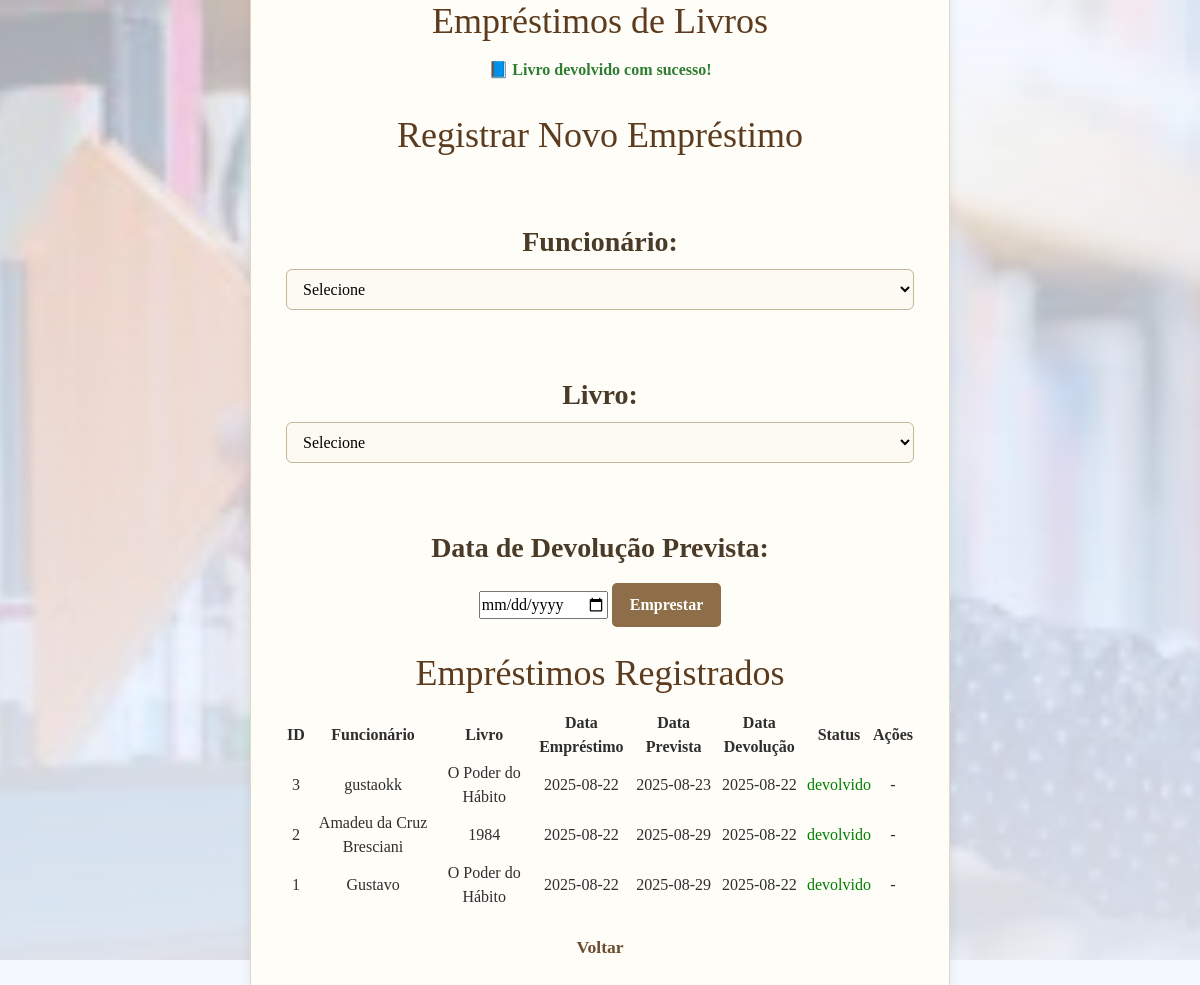
The page /emprestimos.php?devolver=1 on the database its author committed.
### tables this page shows
CREATE TABLE `emprestimos` (
  `idEmprestimo` int(11) NOT NULL,
  `idFunc` int(11) NOT NULL,
  `idLivro` int(11) NOT NULL,
  `data_emprestimo` date NOT NULL,
  `data_prevista` date NOT NULL,
  `data_devolucao` date DEFAULT NULL,
  `status` enum('ativo','devolvido','atrasado') DEFAULT 'ativo'
);

CREATE TABLE `funcionarios` (
  `idFunc` int(11) NOT NULL,
  `nickname` varchar(30) NOT NULL,
  `senha_hash` varchar(255) NOT NULL,
  `nome_completo` varchar(100) NOT NULL,
  `email` varchar(100) NOT NULL,
  `cpf` varchar(14) NOT NULL,
  `funcao` enum('gerente','repositor') NOT NULL
);

CREATE TABLE `livros` (
  `idLivro` int(11) NOT NULL,
  `titulo` varchar(255) NOT NULL,
  `autor` varchar(150) NOT NULL,
  `editora` varchar(100) DEFAULT NULL,
  `ano_publicacao` int(11) DEFAULT NULL,
  `quantidade` int(11) NOT NULL,
  `data_cadastro` timestamp NOT NULL DEFAULT current_timestamp()
);

### emprestimos.php (the view, shortened to what this page needs)
<?php
$servername = "localhost";
$username = "root";
$password = "";
$dbname = "biblioteca_funcionarios";
$conn = new mysqli($servername, $username, $password, $dbname);
if (isset($_GET['devolver'])) {
    $idEmprestimo = $_GET['devolver'];
    $res = $conn->query("SELECT idLivro FROM emprestimos WHERE idEmprestimo = $idEmprestimo");
    if ($res && $res->num_rows > 0) {
        $row = $res->fetch_assoc();
        $idLivro = $row['idLivro'];
        $conn->query("UPDATE emprestimos
                      SET status = 'devolvido', data_devolucao = CURDATE()
                      WHERE idEmprestimo = $idEmprestimo");
        $conn->query("UPDATE livros SET quantidade = quantidade + 1 WHERE idLivro = $idLivro");
        $mensagem = "📘 Livro devolvido com sucesso!";
    }
}
$conn->query("UPDATE emprestimos
              SET status = 'atrasado'
              WHERE status = 'ativo' AND data_prevista < CURDATE()");
$emprestimos = $conn->query("
    SELECT e.idEmprestimo, f.nome_completo, l.titulo, e.data_emprestimo,
           e.data_prevista, e.data_devolucao, e.status
    FROM emprestimos e
    JOIN funcionarios f ON e.idFunc = f.idFunc
    JOIN livros l ON e.idLivro = l.idLivro
    ORDER BY e.idEmprestimo DESC
");
?>
<!DOCTYPE html>
<html lang="pt-br">
<head>
<link rel="stylesheet" href="css/bootstrap.min.css">
    <link rel="stylesheet" href="css/estilo.css">
</head>
<body class="hero emprestimo">
<div class="container">
    <h1>Empréstimos de Livros</h1>
    <?php if (!empty($mensagem)) echo "<p class='sucesso'>$mensagem</p>"; ?>
    <h3>Registrar Novo Empréstimo</h3>
    <form method="POST">
        <label>Funcionário:</label>
        <select name="idFunc" required>
            <option value="">Selecione</option>
        </select>
        <label>Livro:</label>
        <select name="idLivro" required>
            <option value="">Selecione</option>
        </select>
        <label>Data de Devolução Prevista:</label>
        <input type="date" name="data_prevista" required>
        <button type="submit">Emprestar</button>
    </form>
    <h3>Empréstimos Registrados</h3>
    <table>
        <tr>
            <th>ID</th>
            <th>Funcionário</th>
            <th>Livro</th>
            <th>Data Empréstimo</th>
            <th>Data Prevista</th>
            <th>Data Devolução</th>
            <th>Status</th>
            <th>Ações</th>
        </tr>
        <?php while ($e = $emprestimos->fetch_assoc()) { ?>
        <tr>
            <td><?= $e['idEmprestimo'] ?></td>
            <td><?= $e['nome_completo'] ?></td>
            <td><?= $e['titulo'] ?></td>
            <td><?= $e['data_emprestimo'] ?></td>
            <td><?= $e['data_prevista'] ?></td>
            <td><?= $e['data_devolucao'] ?? '-' ?></td>
            <td style="color: <?= $e['status']=='atrasado'?'red':($e['status']=='ativo'?'orange':'green') ?>;">
                <?= $e['status'] ?>
            </td>
            <td>
                <?php if ($e['status'] == 'ativo' || $e['status'] == 'atrasado') { ?>
                    <a href="?devolver=<?= $e['idEmprestimo'] ?>" onclick="return confirm('Confirmar devolução?')">Devolver</a>
                <?php } else { ?>
                    -
                <?php } ?>
            </td>
        </tr>
        <?php } ?>
    </table>
    <br><a href="index.php">Voltar</a>
</div>
</body>
</html>

### css/estilo.css (style rules this page uses)
body { font-family: 'Georgia', serif; background-color: #fefaf3; color: #3e2c1c; margin: 0; padding: 20px; }
.container { max-width: 700px; margin: 40px auto; background: #fffdf7; padding: 30px 35px; border-radius: 8px; box-shadow: 0 4px 12px rgba(0, 0, 0, 0.08); border: 1px solid #e0d8c3; }
h1, h2, h3 { font-size: 2.25rem; color: #5c3b1e; font-family: 'Palatino Linotype', 'Book Antiqua', Palatino, serif; margin-bottom: 15px; }
form { margin-bottom: 25px; }
label { display: block; margin-top: 4rem; font-weight: bold; font-size: 1.75rem; color: #4a3a28; }
input[type="text"], input[type="number"], input[type="email"], input[type="password"], select { width: 100%; padding: 10px 12px; margin-top: 6px; border: 1.5px solid #c4b79c; border-radius: 6px; font-size: 1rem; box-sizing: border-box; background-color: #fdfaf4; }
button { background-color: #8d6e48; color: white; padding: 10px 18px; margin-top: 14px; border: none; border-radius: 5px; font-weight: bold; cursor: pointer; font-size: 1rem; }
.sucesso { color: #2e7d32; font-weight: bold; margin-bottom: 2rem; }
a { color: #6b4e32 !important; text-decoration: none; font-weight: 600; font-size: 1.10rem; }
.hero { height: 120vh; display: flex; justify-content: center; align-items: center; text-align: center; color: #2e2e2e; position: relative; background-size: fill; background-position: center; }
.hero.emprestimo { background: linear-gradient(rgba(240,245,255,0.70), rgba(240,245,255,0.9)), url('../imagens/emprestimo.jpg') center/cover no-repeat; }

### rows shown on the page
emprestimos: idEmprestimo "3", idFunc.nome_completo "gustaokk", idLivro.titulo "O Poder do Hábito", data_emprestimo "2025-08-22", data_prevista "2025-08-23", data_devolucao "2025-08-22", status "devolvido"
emprestimos: idEmprestimo "2", idFunc.nome_completo "Amadeu da Cruz Bresciani", idLivro.titulo "1984", data_emprestimo "2025-08-22", data_prevista "2025-08-29", data_devolucao "2025-08-22", status "devolvido"
emprestimos: idEmprestimo "1", idFunc.nome_completo "Gustavo", idLivro.titulo "O Poder do Hábito", data_emprestimo "2025-08-22", data_prevista "2025-08-29", data_devolucao "2025-08-22", status "devolvido"

### other values the page prints
$mensagem "📘 Livro devolvido com sucesso!"
